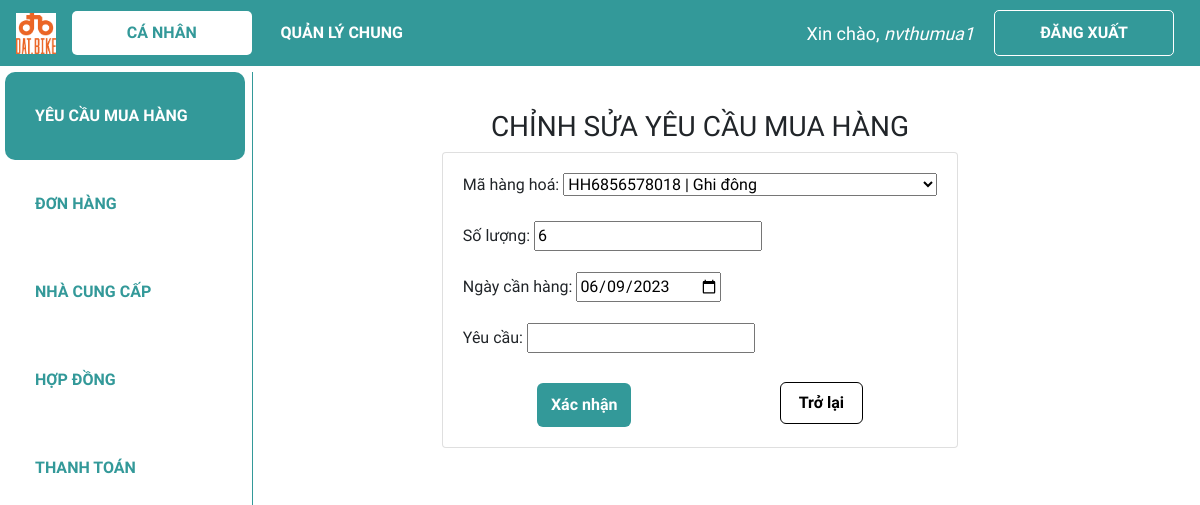
The page /ca_nhan/sua_pr/PR2128901004-HH6856578018 (signed in) on the database its author committed.
### web_core/models.py (models this page shows, shortened)
class PR_HH(models.Model):
    danh_muc_trang_thai = (
        ('Chờ phân công', 'Chờ phân công'),
        ('Đang thực hiện', 'Đang thực hiện'),
        ('Đã hoàn thành', 'Đã hoàn thành'),
    )
    ma_PR = models.ForeignKey(PR, on_delete = models.CASCADE, verbose_name = 'Mã PR', blank=True, null=True)
    ma_hang_hoa = models.ForeignKey(HANGHOA, on_delete=models.SET_NULL, verbose_name = 'Mã hàng hoá',blank=True, null=True)
    so_luong = models.IntegerField('Số lượng', validators = [MinValueValidator(0)], default = 0)
    ngay_can_hang = models.DateField('Ngày cần hàng', editable = True, blank=True, null=True)
    ngay_cap_nhat = models.DateField('Ngày cập nhật', default = datetime.now)
    yeu_cau = models.CharField('Yêu cầu', max_length = 300, blank=True, null=True)
    trang_thai = models.CharField('Trạng thái PR', max_length = 100, choices=danh_muc_trang_thai, default='Chờ phân công',blank=True, null=True)

### web_core/decorators.py (the view)
    def wrapper_function(request, *args, **kwargs):
        group = None
        if request.user.groups.exists():
            group = request.user.groups.all()[0].name
        if group == 'quanly':
            return redirect('quanli_dspr')
        else:
            print(group)
            return view_func(request, *args, **kwargs)

### web_core/forms.py
class PR_HH_form(ModelForm):
    class Meta:
        model = PR_HH
        fields=['ma_hang_hoa','so_luong','ngay_can_hang','yeu_cau']
        widgets = {
            'ngay_can_hang': DateInput(
            attrs={'type': 'date'},
            format="%Y-%m-%d"
            ),
        }
    def __init__(self, *args, **kwargs):
        super().__init__(*args, **kwargs)
        self.fields["yeu_cau"].required = False

### web_core/models.py (called while the page is built)
    def __str__(self):
        line = str(self.ma_HH) + ' | ' + self.ten_hang_hoa
        return line

### web_core/templatetags/index.py (called while the page is built)
@register.filter
def first_group_name(user):
    groups = user.groups.all()
    if groups:
        return groups[0].name
    return ''

### web_core/views.py (called while the page is built)
@non_admin_only
@login_required(login_url='login')
def edit_pr_canhan(request, ma_PR, ma_HH):
    if ma_PR is None or ma_HH is None:
        return redirect('/dspr_canhan')
    pr_hh = PR_HH.objects.get(ma_PR = ma_PR, ma_hang_hoa = ma_HH)
    pr_hh_form = PR_HH_form(instance=pr_hh)
    if request.method == 'POST':
        pr_hh_form = PR_HH_form(request.POST, instance=pr_hh)
        if pr_hh_form.is_valid():
            pr_hh.ngay_cap_nhat = datetime.now()
            pr_hh_form.save()
            return redirect(f'/ca_nhan/xem_pr/{ma_PR}')
    context = {'pr_hh_form':pr_hh_form, 'ma_PR':ma_PR}
    return render(request,'web_core/edit_pr.html', context)

### web_core/templates/web_core/edit_pr.html (shortened to what this page needs)
{% extends 'web_core/main.html' %}
{% block content %}
<div class="d-flex justify-content-center h-100" style="margin-top:20px;">
    <div class="user_card">
        <div class="d-flex justify-content-center">
            <h3 id="form-title" style="text-align: center;">CHỈNH SỬA YÊU CẦU MUA HÀNG</h3>
        </div>
        <div class="d-flex justify-content-center form_container">
            <div class="card card-body">
                <form action="" method="post">
                    {{pr_hh_form.as_p}}
                    <div class="form-btn">
                        <input type="submit" value="Xác nhận">
                        <a class='btn back-btn' href="{% url 'canhan_xem_pr' ma_PR %}">Trở lại</a>
                    </div>
                </form>
            </div>
        </div>
    </div>
</div>
{% endblock %}

### web_core/templates/web_core/navbar.html (shortened to what this page needs)
{% load static %}
<nav class="navbar navbar-expand-lg my-navbar fixed-top">
    <a href="{% url 'home' %}">
        <img class="navbar-brand" alt="logo-brand" src="{% static 'images/logo.png' %}" height="50"
            style="padding-bottom: 4px" />
    </a>
    <div class="collapse navbar-collapse" id="navbarNav">
        {% with request.resolver_match.url_name as url_name %}
        <div class="navbar-nav">
            {% load index %}
            {% if request.user|first_group_name != 'quanly' and request.user|first_group_name != 'ketoan' %}
                <a class="nav-item nav-link my-nav-item {% if 'canhan' in url_name %}my-nav-active{% endif %} nav-canhan"
                href="{% url 'canhan_dspr' %}">Cá nhân</a>
            {% endif %}
            <a class="nav-item nav-link my-nav-item {% if 'quanli' in url_name %}my-nav-active{% endif %} nav-quanly"
                href="{% url 'quanli_dspr' %}">Quản lý chung</a>
        </div>
        {% endwith %}
    </div>
    {% with request.resolver_match.url_name as url_name %}
    {% if request.user.is_authenticated %}
    <span class="hello-msg">Xin chào, <span> {{request.user}} </span></span>
    <a class="nav-item nav-link my-nav-item my-btn" href="{% url 'logout' %}">Đăng xuất</a>
    {% else %}
    <a class="nav-item nav-link my-nav-item my-btn {% if url_name == 'login' %}my-nav-active{% endif %}"
        href="{% url 'login' %}">Đăng nhập</a>
    {% endif %}
    {% endwith %}
</nav>

### web_core/static/css/main.css (style rules this page uses)
* { font-family: 'Baloo 2', cursive; }
html, body { margin: 0; padding: 0; height: 100%; overflow-x: hidden; }

### web_core/templates/web_core/navbar.html (style rules this page uses)
.my-navbar.fixed-top { position: fixed; color: #fff; background-color: #399; z-index: 10; }
.my-nav-item { color: #fff; font-weight: bold; padding: 9.6px 16px !important; text-transform: uppercase; border-radius: 5px; width: 180px; text-align: center; }
.my-nav-active, .my-nav-active:hover { color: #399; background-color: #fff; }
.my-btn { border: 1px solid #fff; margin-right: 10px; }
.hello-msg { font-size: 18px; color: #fff; margin-right: 20px; }
.hello-msg>span { font-style: italic; }

### web_core/templates/web_core/edit_pr.html (style rules this page uses)
input[type=submit] { font-weight: bold; background-color: #399; border-radius: 6px; border-width: 0px; color: white; padding: 10px 14px; margin: auto; margin-top: 5px; }
.btn.back-btn { font-weight: bold; background-color: white; border-color: black; border-radius: 6px; border-width: 1px; color: black; padding: 8px 18px; margin: auto; right: 0; }
.form-btn { padding-top: 1%; display: flex; justify-content: center; }

### rows shown on the page
PR_HH: ma_hang_hoa "HH6856578018 | Ghi đông", so_luong "6", ngay_can_hang "06/09/2023"

### other values the page prints
{{ request.user }} "nvthumua1"
